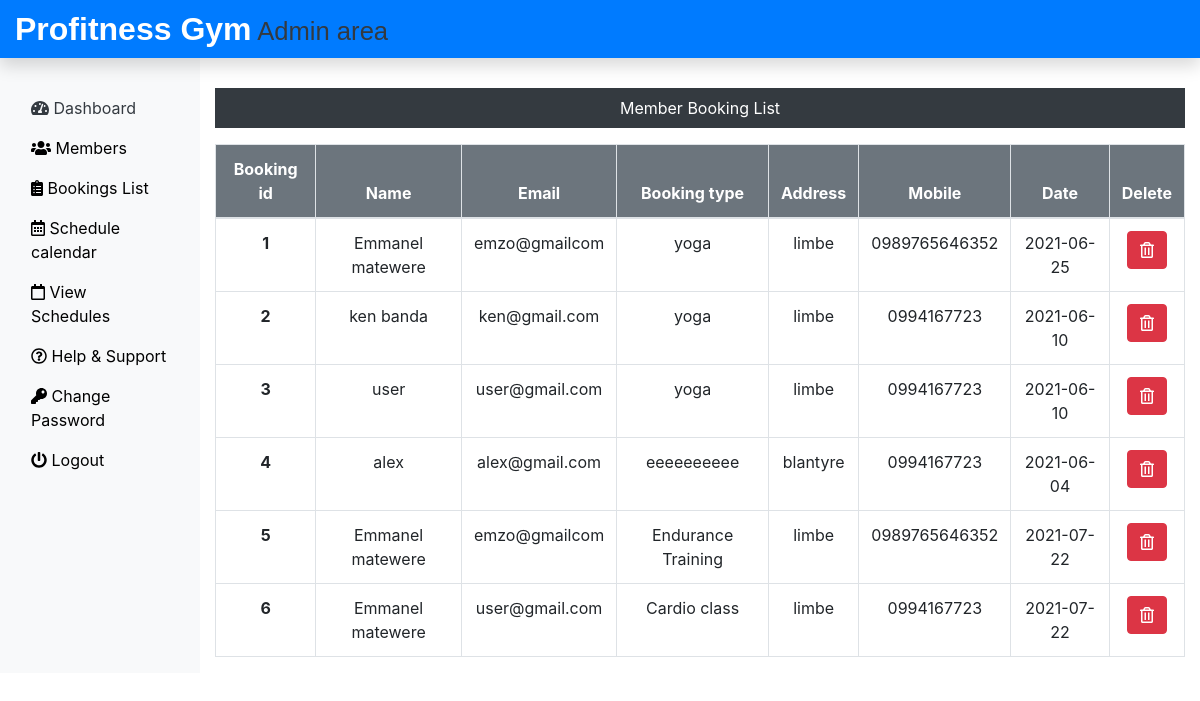
Page /Admin/bookings.php (signed in) on the committed database.
### tables this page shows
CREATE TABLE `submitbookingt_tb` (
  `Booking_id` int(11) NOT NULL,
  `member_name` varchar(90) DEFAULT NULL,
  `member_email` varchar(90) DEFAULT NULL,
  `booking_type` varchar(90) DEFAULT NULL,
  `member_mobile` varchar(90) DEFAULT NULL,
  `member_add1` varchar(90) DEFAULT NULL,
  `member_date` date DEFAULT NULL
);

### Admin/bookings.php (the view, shortened to what this page needs)
<?php
include('includes/header.php');
include('../dbConnection.php');
?>
<div class="col-sm-9 col-md-10 mt-5 text-center">
  <p class=" bg-dark text-white p-2">Member Booking List</p>
<?php
    $sql = "SELECT * FROM submitbookingt_tb";
    $result = $conn->query($sql);
    if($result->num_rows > 0){
 echo '<table class="table table-bordered table-hover">
  <thead>
   <tr class="active bg-secondary">
    <th scope="col">Booking id</th>
    <th scope="col">Name</th>
    <th scope="col">Email</th>
    <th scope="col">Booking type</th>
    <th scope="col">Address</th>
    <th scope="col">Mobile</th>
    <th scope="col">Date</th>
    <th scope="col">Delete</th>
   </tr>
  </thead>
  <tbody>';
  while($row = $result->fetch_assoc()){
    echo '<tr>';
     echo '<th scope="row">'.$row["Booking_id"].'</th>';
     echo '<td>'. $row["member_name"].'</td>';
     echo '<td>'.$row["member_email"].'</td>';
     echo '<td>'.$row["member_add1"].'</td>';
     echo '<td>'.$row["booking_type"].'</td>';
     echo '<td>'.$row["member_mobile"].'</td>';
     echo '<td>'.$row["member_date"].'</td>';
     echo '<td>
     <form action="" method="POST" class="d-inline"><input type="hidden" name="id" value='. $row["Booking_id"] .'><button type="submit" class="btn btn-danger" name="delete" value="Delete"><i class="far fa-trash-alt"></i></button></form></td>
    </tr>';  }
  echo '</tbody>
  </table>';
 } else {
   echo "0 Result";
 }
 ?>
 <?php
include('includes/footer.php');
?>

### css/custom.css (style rules this page uses)
.active { color: white; background-color: #e7e1e2; }

### rows in the picture
submitbookingt_tb: Booking_id "1", member_name "Emmanel matewere", member_email "emzo@gmailcom", member_add1 "yoga", booking_type "limbe", member_mobile "0989765646352", member_date "2021-06-25"
submitbookingt_tb: Booking_id "2", member_name "ken banda", member_email "ken@gmail.com", member_add1 "yoga", booking_type "limbe", member_mobile "0994167723", member_date "2021-06-10"
submitbookingt_tb: Booking_id "3", member_name "user", member_email "user@gmail.com", member_add1 "yoga", booking_type "limbe", member_mobile "0994167723", member_date "2021-06-10"
submitbookingt_tb: Booking_id "4", member_name "alex", member_email "alex@gmail.com", member_add1 "eeeeeeeeee", booking_type "blantyre", member_mobile "0994167723", member_date "2021-06-04"
submitbookingt_tb: Booking_id "5", member_name "Emmanel matewere", member_email "emzo@gmailcom", member_add1 "Endurance Training", booking_type "limbe", member_mobile "0989765646352", member_date "2021-07-22"
submitbookingt_tb: Booking_id "6", member_name "Emmanel matewere", member_email "user@gmail.com", member_add1 "Cardio class", booking_type "limbe", member_mobile "0994167723", member_date "2021-07-22"
